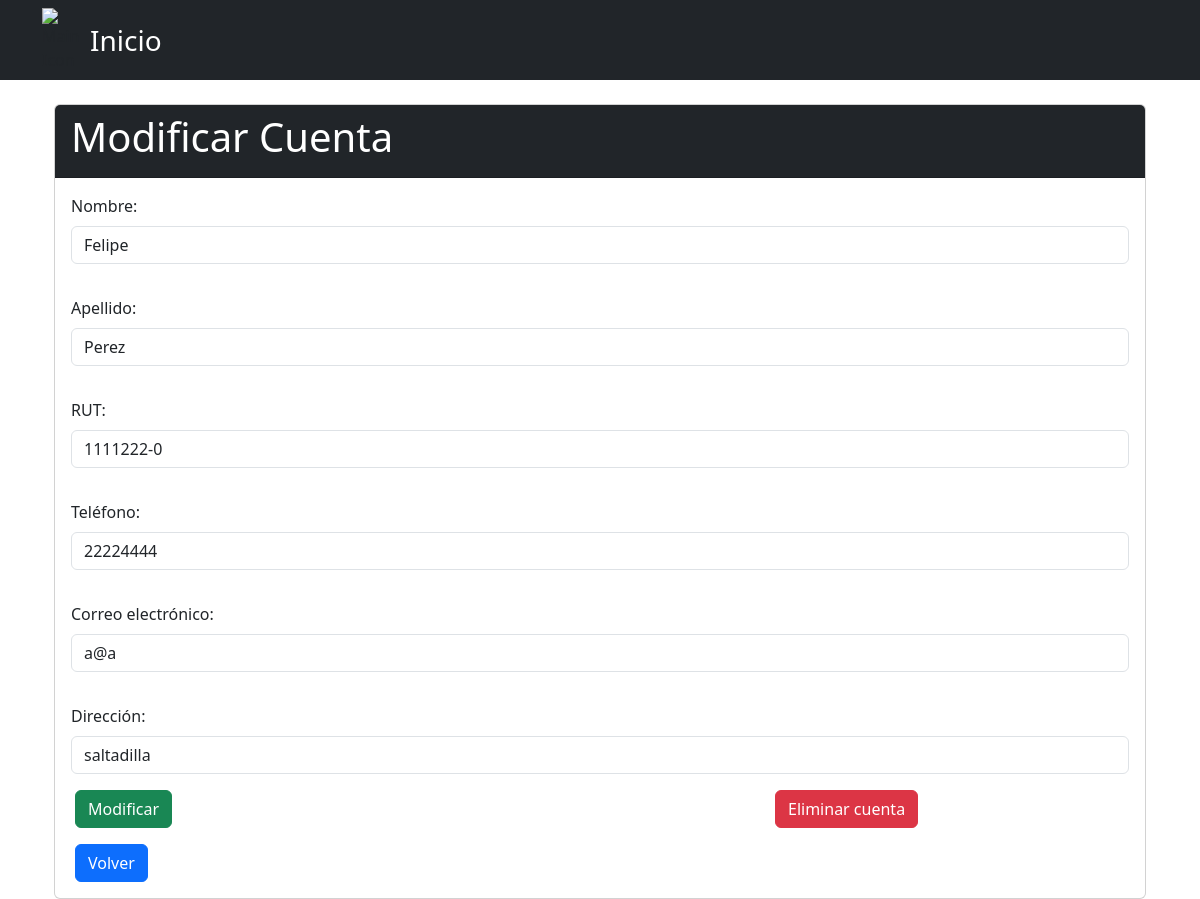
The page /actualizar_cuenta/1/ on the database as committed earlier.
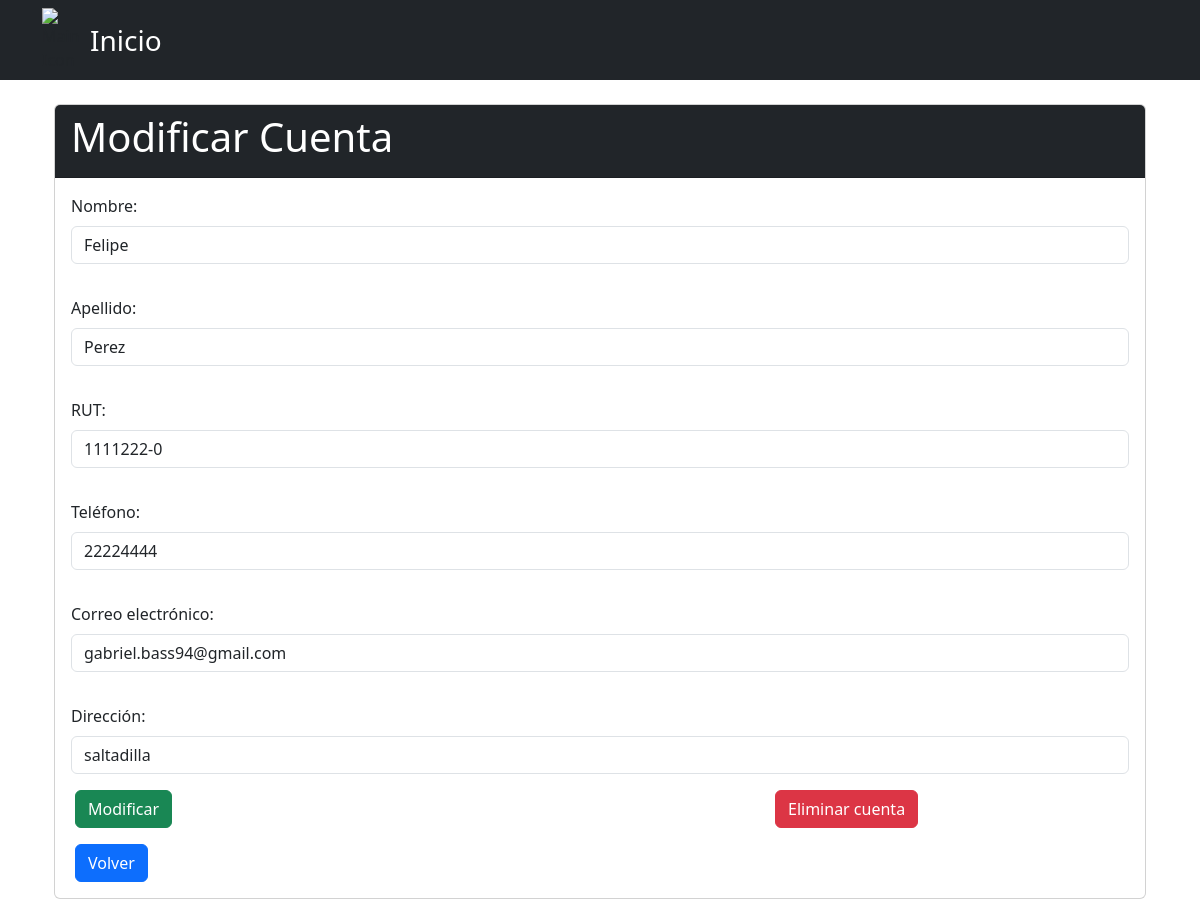
The same page on the database as committed later.
### main/models.py (models this page shows)
class Cliente(models.Model):
    nombre = models.CharField(max_length=255)
    apellido = models.CharField(max_length=255)
    rut = models.CharField(max_length=255)
    telefono = models.CharField(max_length=20)
    correo = models.EmailField(max_length=255)
    direccion = models.CharField(max_length=255)
    creado = models.DateTimeField(auto_now_add=True)
    password = models.CharField(max_length=255)

### main/views.py (the view, shortened to what this page needs)
# urls.py: path('actualizar_cuenta/<int:cliente_id>/', views.actualizar_cuenta, name='actualizar_cuenta'),
def actualizar_cuenta(request, cliente_id):
    cliente = get_object_or_404(Cliente, pk=cliente_id)
    return render(request, 'mi_cuenta.html', {'cliente': cliente})

### main/templates/mi_cuenta.html (shortened to what this page needs)
<!DOCTYPE html>
<html lang="es">
<head>
    {% load static %}
    <link href="https://cdn.jsdelivr.net/npm/bootstrap@5.3.0-alpha1/dist/css/bootstrap.min.css" rel="stylesheet">
    <link href="https://cdn.jsdelivr.net/npm/flatpickr/dist/flatpickr.min.css" rel="stylesheet">
    <link href="https://cdn.jsdelivr.net/npm/bootstrap-icons@1.7.2/font/bootstrap-icons.css" rel="stylesheet">
    <link rel="stylesheet" href="{% static 'css/style.css' %}">
</head>
<body>
    <nav class="navbar navbar-expand-lg navbar-dark bg-dark">
        <div class="container">
            <div class="d-flex align-items-center">
                <img src="{% static 'imagenes/mainIcon.png' %}" alt="Main Icon" style="width: 2.5rem;">
                <a class="navbar-brand fs-3 ms-2" href="{% url 'interfaz' %}">Inicio</a>
            </div>
        </div>
    </nav>
    <div class="container">
        {% block content %}
        <div class="container">
            <div class="card mt-4">
                <div class="card-header bg-dark text-white">
                    <h1 class="card-title">Modificar Cuenta</h1>
                </div>
                <div class="card-body">
                    <form method="post" class="row g-3">
                        <div class="mb-3">
                            <label for="nombre" class="col-3 form-label">Nombre:</label>
                            <input type="text" id="nombre" name="nombre" class="col-2 form-control" value="{{ cliente.nombre }}">
                        </div>
                        <div class="mb-3">
                            <label for="apellido" class="form-label">Apellido:</label>
                            <input type="text" id="apellido" name="apellido" class="form-control" value="{{ cliente.apellido }}">
                        </div>
                        <div class="mb-3">
                            <label for="rut" class="form-label">RUT:</label>
                            <input type="text" id="rut" name="rut" class="form-control" value="{{ cliente.rut }}">
                        </div>
                        <div class="mb-3">
                            <label for="telefono" class="form-label">Teléfono:</label>
                            <input type="text" id="telefono" name="telefono" class="form-control" value="{{ cliente.telefono }}">
                        </div>
                        <div class="mb-3">
                            <label for="correo" class="form-label">Correo electrónico:</label>
                            <input type="email" id="correo" name="correo" class="form-control" value="{{ cliente.correo }}">
                        </div>
                        <div class="mb-3">
                            <label for="direccion" class="form-label">Dirección:</label>
                            <input type="text" id="direccion" name="direccion" class="form-control" value="{{ cliente.direccion }}">
                        </div>
                        <div class="row">
                            <div class="col">
                                <button type="submit" class="btn btn-success">Modificar</button>
                            </div>
                            <div class="col-4">
                                <a href="{% url 'eliminar_cuenta' cliente.id %}" class="btn btn-danger">Eliminar cuenta</a>
                            </div>
                            <div class="mt-3">
                                <a href="{% url 'interfaz' %}" class="btn btn-primary">Volver</a>
                            </div>
                        </div>
                    </form>
                </div>
            </div>
        </div>
        {% endblock %}
    </div>
</body>
</html>

Rows that differ between the two databases and show on the page:
changed Cliente "Felipe": correo "a@a" → "gabriel.bass94@gmail.com"
